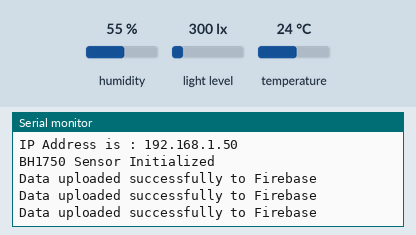
A sketch run on a simulated ESP32. Parts: the last lines printed to the serial monitor. Inputs (shaded band) come from the test bench; at power-on: humidity 55 %, temperature 24 °C, light level 300 lx. WiFi joins after 1.5 s; servers stay silent unless stated; the local clock reads 2024-03-15 10:24:30 at power-on unless the sketch sets it.

Above: at 3.7 s.
3.8 s: humidity set to 22 %
At 4.43 s:
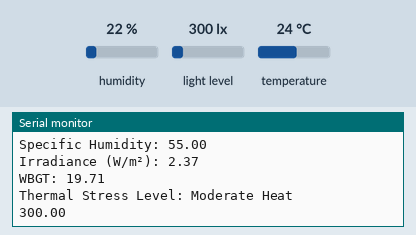
6.2 s: temperature set to 33 °C
At 6.2 s:
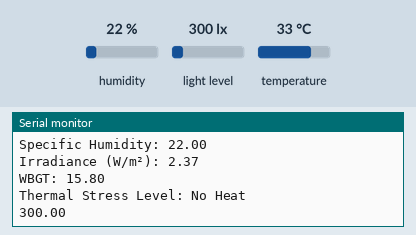
11.8 s: humidity set to 68 %
At 13.31 s:
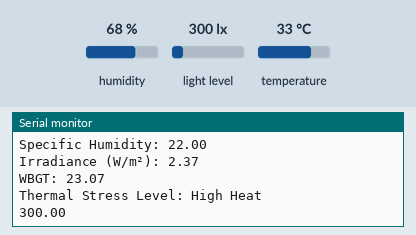
17.4 s: temperature set to 41 °C
At 18.65 s:
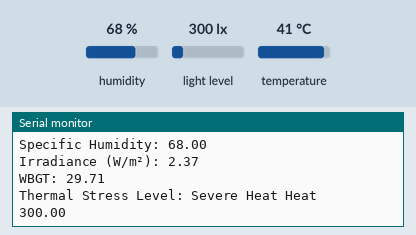
23.0 s: light level set to 40 lx
At 23.99 s:
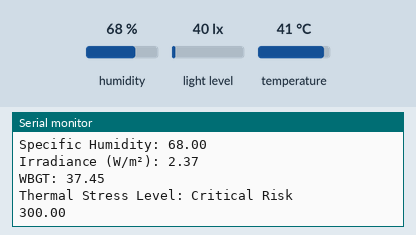
Timing chart, 0 to 26.0 s (numbered marks = the images above; inputs shaded):
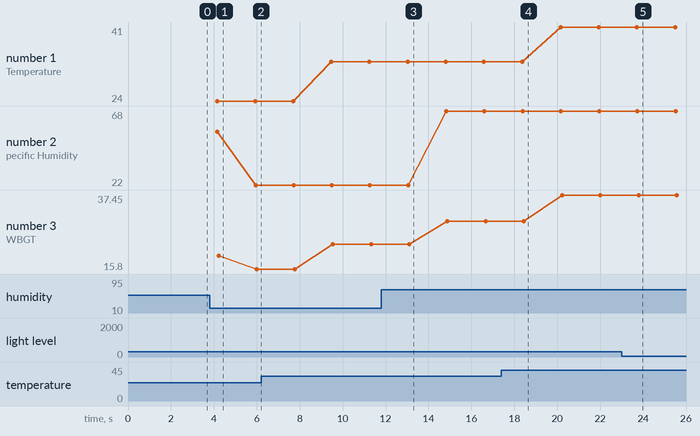

The sketch:

heatstress.ino
```cpp
#include <Wire.h>
#include <SPI.h>
#include <LoRa.h>
#include <Adafruit_SHT31.h>
#include <BH1750.h>
#include <RtcDS1302.h>  // Include the Makuna RTCDS1302 library
#include <ThreeWire.h>
#include <WiFi.h>
#include <Firebase_ESP_Client.h>
#include "addons/TokenHelper.h"
#include "addons/RTDBHelper.h"

#define FIREBASE_URL "https://smartwear-95f1f-default-rtdb.asia-southeast1.firebasedatabase.app"
#define FIREBASE_API "AIzaSyDy5p9F3Nt7yr9ei0rgSHili9SDbJrF8fc"
#define WIFI_SSID "globe wifi"
#define WIFI_PASSWORD "123456789"

FirebaseAuth auth;
FirebaseConfig config;
FirebaseData firebaseData;

// Pin Definitions
#define LORA_CS 5
#define LORA_RST 14
#define LORA_IRQ 2
#define SHT3X_SDA 21  // Define SDA pin for SHT3x
#define SHT3X_SCL 22  // Define SCL pin for SHT3x
#define BH1750_SDA 21
#define BH1750_SCL 22

// DS1302 Pins
const int IO = 26;    // DAT
const int SCLK = 27;  // CLK
const int CE = 25;    // RST

ThreeWire myWire(IO, SCLK, CE);
RtcDS1302<ThreeWire> Rtc(myWire);

// Create instances for sensors
Adafruit_SHT31 sht31 = Adafruit_SHT31();
BH1750 lightMeter;

// Function declarations
float calculateIrradiance(float lux);
void printDateTime(const RtcDateTime& dt);

void setup() {
  Serial.begin(9600);

  //firbase connection
  config.api_key = FIREBASE_API;
  config.database_url = FIREBASE_URL;
  WiFi.begin(WIFI_SSID, WIFI_PASSWORD);
  Serial.print("Connecting to ");
  Serial.print(WIFI_SSID);
  while (WiFi.status() != WL_CONNECTED) {
    Serial.println(".");
    delay(500);
  }

  if (Firebase.signUp(&config, &auth, "", "")) {
    Serial.println("ok");
  } else {
    Serial.printf("%s\n", config.signer.signupError.message.c_str());
  }

  Serial.println();
  Serial.print("Connected to ");
  Serial.println(WIFI_SSID);
  Serial.print("IP Address is : ");
  Serial.println(WiFi.localIP());
  Firebase.begin(&config, &auth);
  Firebase.reconnectWiFi(true);
  Serial.println();
  delay(1000);

  // Initialize I2C for SHT3x and BH1750 sensors
  Wire.begin(SHT3X_SDA, SHT3X_SCL);

  // Initialize SHT3x sensor
  if (!sht31.begin(0x44)) {  // Default I2C address for SHT3x is 0x44
    Serial.println("Could not find SHT3x sensor!");
    while (1)
      ;
  }

  // Initialize BH1750 sensor
  if (!lightMeter.begin()) {
    Serial.println("BH1750 sensor not found!");
    while (1)
      ;
  }
  Serial.println("BH1750 Sensor Initialized");

  // RTC initialization
  Rtc.Begin();
  RtcDateTime compiled = RtcDateTime(__DATE__, __TIME__);
  if (!Rtc.IsDateTimeValid()) {
    Serial.println("RTC lost confidence in the DateTime!");
    Rtc.SetDateTime(compiled);
  }

  if (Rtc.GetIsWriteProtected()) {
    Rtc.SetIsWriteProtected(false);
  }

  if (!Rtc.GetIsRunning()) {
    Rtc.SetIsRunning(true);
  }

  if (Rtc.GetDateTime() < compiled) {
    Rtc.SetDateTime(compiled);
  }

  // Initialize LoRa
  // LoRa.setPins(LORA_CS, LORA_RST, LORA_IRQ);
  // if (!LoRa.begin(455E6)) {  // Set frequency (455 MHz as an example)
  //   Serial.println("LoRa init failed!");
  //   while (1)
  //     ;
  // }
  // Serial.println("LoRa init succeeded!");
}

void loop() {
  // Read SHT3x sensor data (temperature and humidity)
  float temperature = sht31.readTemperature();    // Air temperature (Ta)
  float specificHumidity = sht31.readHumidity();  // Humidity (RH component)

  if (Firebase.RTDB.setInt(&firebaseData, "/temperature", temperature)) {
    Serial.println("Data uploaded successfully to Firebase");
  } else {
    Serial.println(firebaseData.errorReason());
    if (firebaseData.errorReason() == "token is not ready (revoked or expired)") {
      Firebase.refreshToken(&config);
    }
  }

 if (Firebase.RTDB.setInt(&firebaseData, "/humidity", specificHumidity)) {
    Serial.println("Data uploaded successfully to Firebase");
  } else {
    Serial.println(firebaseData.errorReason());
    if (firebaseData.errorReason() == "token is not ready (revoked or expired)") {
      Firebase.refreshToken(&config);
    }
  }


  // Read BH1750 sensor data (irradiance)
  float lux = lightMeter.readLightLevel();
  float irradiance = calculateIrradiance(lux);
  if (Firebase.RTDB.setInt(&firebaseData, "/irradiance", irradiance)) {
    Serial.println("Data uploaded successfully to Firebase");
  } else {
    Serial.println(firebaseData.errorReason());
    if (firebaseData.errorReason() == "token is not ready (revoked or expired)") {
      Firebase.refreshToken(&config);
    }
  }
  delay(1000);

  // Calculate Tnwb using the formula
  float Tnwb = temperature * atan(0.151977 * pow(specificHumidity + 8.313659, 0.5))
               + atan(temperature + specificHumidity)
               - atan(specificHumidity - 1.676331)
               + 0.00391838 * pow(specificHumidity, 1.5) * atan(0.023101 * specificHumidity)
               - 4.686035;
  // Calculate Tg
  float Tg = 0.009624 * irradiance + 1.102 * temperature - 0.00404 * specificHumidity - 2.2776;

  // Calculate WBGT
  float WBGT = 0.7 * Tnwb + 0.2 * Tg + 0.1 * temperature;

   if (Firebase.RTDB.setInt(&firebaseData, "/wbgt", WBGT)) {
    Serial.println("Data uploaded successfully to Firebase");
  } else {
    Serial.println(firebaseData.errorReason());
    if (firebaseData.errorReason() == "token is not ready (revoked or expired)") {
      Firebase.refreshToken(&config);
    }
  }

  // Evaluate thermal stress based on WBGT thresholds
  String thermalStressLevel;
  if (WBGT < 18) {
    thermalStressLevel = "No Heat";
  } else if (WBGT == 18) {
    thermalStressLevel = "Low Heat";
  } else if (WBGT < 23) {
    thermalStressLevel = "Moderate Heat";
  } else if (WBGT < 28) {
    thermalStressLevel = "High Heat";
  } else if (WBGT < 30) {
    thermalStressLevel = "Severe Heat Heat";
  } else {
    thermalStressLevel = "Critical Risk";
  }

  RtcDateTime now = Rtc.GetDateTime();
  printDateTime(now);

  // Print values to Serial Monitor
  Serial.print("Temperature: ");
  Serial.println(temperature);
  Serial.print("Specific Humidity: ");
  Serial.println(specificHumidity);
  Serial.print("Irradiance (W/m²): ");
  Serial.println(irradiance);
  Serial.print("WBGT: ");
  Serial.println(WBGT);
  Serial.print("Thermal Stress Level: ");
  Serial.println(thermalStressLevel);
  Serial.println(lux);

  // // Send data via LoRa
  // String payload = "Time: " + String(now.Month()) + "/" + String(now.Day()) + "/" + String(now.Year()) + " Temp: " + String(temperature) + " Irradiance: " + String(irradiance) + " WBGT: " + String(WBGT) + " Stress: " + thermalStressLevel;
  // LoRa.beginPacket();
  // LoRa.print(payload);
  // LoRa.endPacket();

  // // Alert system for heat stress detection
  // if (WBGT >= 30) {
  //   Serial.println("Critical Heat Risk! Immediate action required.");
  //   // Optionally include alarms (buzzer/LED)
  // }

  // delay(1000);  // Update every second
}

// Function to calculate solar irradiance based on BH1750 lux readings
float calculateIrradiance(float lux) {
  // Convert LUX to solar irradiance (W/m²) using a standard factor
  return lux * 0.0079;
}

void printDateTime(const RtcDateTime& dt) {
  char datestring[20];
  snprintf_P(datestring,
             sizeof(datestring),
             PSTR("%02u/%02u/%04u %02u:%02u:%02u"),
             dt.Month(),
             dt.Day(),
             dt.Year(),
             dt.Hour(),
             dt.Minute(),
             dt.Second());
  Serial.print("Time: ");
  Serial.println(datestring);
}
```

Measured:
- plotted number 1: 24 → 33 after the input at 6.2 s, 33 → 41 after the input at 17.4 s
- plotted number 2: 22 → 68 after the input at 11.8 s
- plotted number 3: 15.8 → 23.07 after the input at 6.2 s, 23.07 → 29.71 after the input at 11.8 s, 29.71 → 37.45 after the input at 17.4 s
